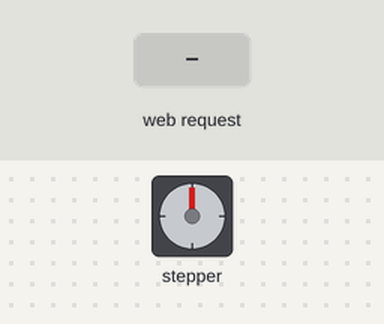
Simulated run of this sketch. Board: ESP8266 (NodeMCU). Parts: stepper motor. Wiring (inferred from the names in the program): stepper motor driver (200 steps per turn assumed): step GPIO 5; direction GPIO 4. Inputs (shaded band) come from the test bench. WiFi joins after 1.5 s; servers stay silent unless stated; what the sketch prints to the serial monitor is not drawn.

Above: at 2.7 s.
2.8 s: HTTP request GET /forward received
At 2.95 s:
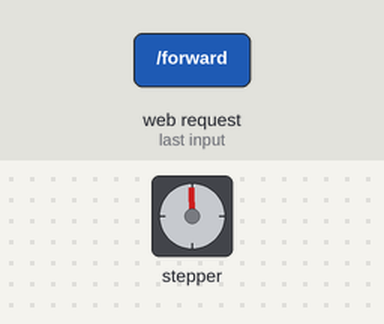
At 3.55 s:
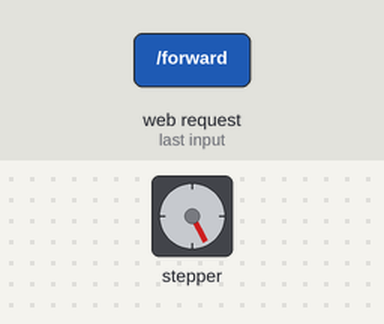
5.8 s: HTTP request GET /backwards received
At 5.95 s:
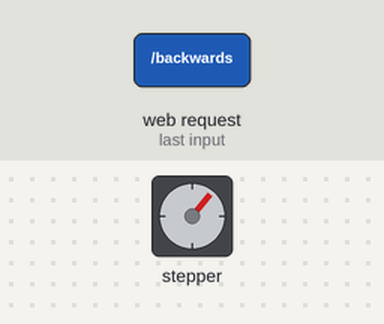
8.8 s: HTTP request GET /forward received
11.8 s: HTTP request GET /backwards received
Timing chart, 0 to 18.5 s (numbered marks = the images above; inputs shaded):
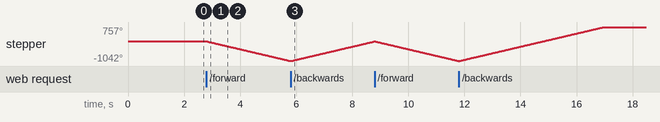

Measured:
- after the input at 2.8 s, stepper: keeps turning counter-clockwise at about 348°/s, starting at once

The sketch:

stepperWifi.ino
```cpp
// (licence header left out)
#include <ESP8266WiFi.h>
#include <WiFiClient.h>
#include <ESP8266WebServer.h>
#include <ESP8266mDNS.h>

#ifndef STASSID
#define STASSID "NETGEAR65" // Wifi network to connect to
#define STAPSK  "precioustomato788" //Wifi password
#define ROVERNAME  "rolf" //name your rover, one word, no special letters or capital letters.
#endif

const char* ssid = STASSID;
const char* password = STAPSK;

//Stepper control
const byte stepPin = 5; //GPIO5 refernce D1
const byte dirPin = 4; //GPIO4 reference D2
const byte pulseLength = 5; //milliseconds this can be changed to min 2.5 micro sec
boolean stepDirection = 0;
int stepCounter = 0;

ESP8266WebServer server(80);


void navigationPage(){
  // Webpage goes here
 server.send(200, "text/html", "<font size=\"40\"><a href=\"/forward\">Forward</a> <br> <a href=\"/backwards\">Backwards</a> <br> <br> <a href=\"/stop\">STOP</a></font>"); // <a href=\"/left\">Left</a> <br> <a href=\"/right\">Right</a> NOTE: \" = " in the webpage
}
void handleRoot() {

  // Webpage goes here
 navigationPage();
 }

void handleNotFound() {
  String message = "File Not Found\n\n";
  message += "URI: ";
  message += server.uri();
  message += "\nMethod: ";
  message += (server.method() == HTTP_GET) ? "GET" : "POST";
  message += "\nArguments: ";
  message += server.args();
  message += "\n";
  for (uint8_t i = 0; i < server.args(); i++) {
    message += " " + server.argName(i) + ": " + server.arg(i) + "\n";
  }
  server.send(404, "text/plain", message);
}


void setup(void) {
  Serial.begin(9600);

//stepper
pinMode(stepPin,OUTPUT);
pinMode(dirPin,OUTPUT);

  //Wifi
  WiFi.mode(WIFI_STA);
  WiFi.begin(ssid, password);
  Serial.println("");

  // Wait for connection
  while (WiFi.status() != WL_CONNECTED) {
    delay(500);
    Serial.print(".");
  }
  Serial.println("");
  Serial.print("Connected to ");
  Serial.println(ssid);
  Serial.print("IP address: ");
  Serial.println(WiFi.localIP());

  if (MDNS.begin(ROVERNAME)) {
    Serial.println("MDNS responder started");
  }

  server.on("/", handleRoot);

  server.on("/forward", []() {
      Serial.print("forward");
      //Takes 1000 steps in 0 direction
      stepDirection = 0;
      stepCounter = 1000;
      navigationPage();
  });


  server.on("/backwards", []() {
      Serial.print("backwards");
      //Takes 1000 steps in 1 direction
      stepDirection = 1;
      stepCounter = 1000;
      navigationPage();
  });

    server.on("/left", []() {
      Serial.print("left");
      navigationPage();
  });

    server.on("/right", []() {
Serial.print("right");
navigationPage();
  });

    server.on("/stop", []() {
Serial.print("stop");
 stepCounter = 0;
navigationPage();
  });

  server.onNotFound(handleNotFound);

  server.begin();
  Serial.println("HTTP server started");
}


void takeStep(){ //int steps, boolean dir
  if (stepCounter >0){ //Take one step
    digitalWrite(dirPin, stepDirection);
    digitalWrite(stepPin, HIGH);
    delay(pulseLength);
    digitalWrite(stepPin, LOW);
    stepCounter = stepCounter - 1;
  }
}


void loop(void) {
  server.handleClient();
  MDNS.update();
  takeStep();
}
```
